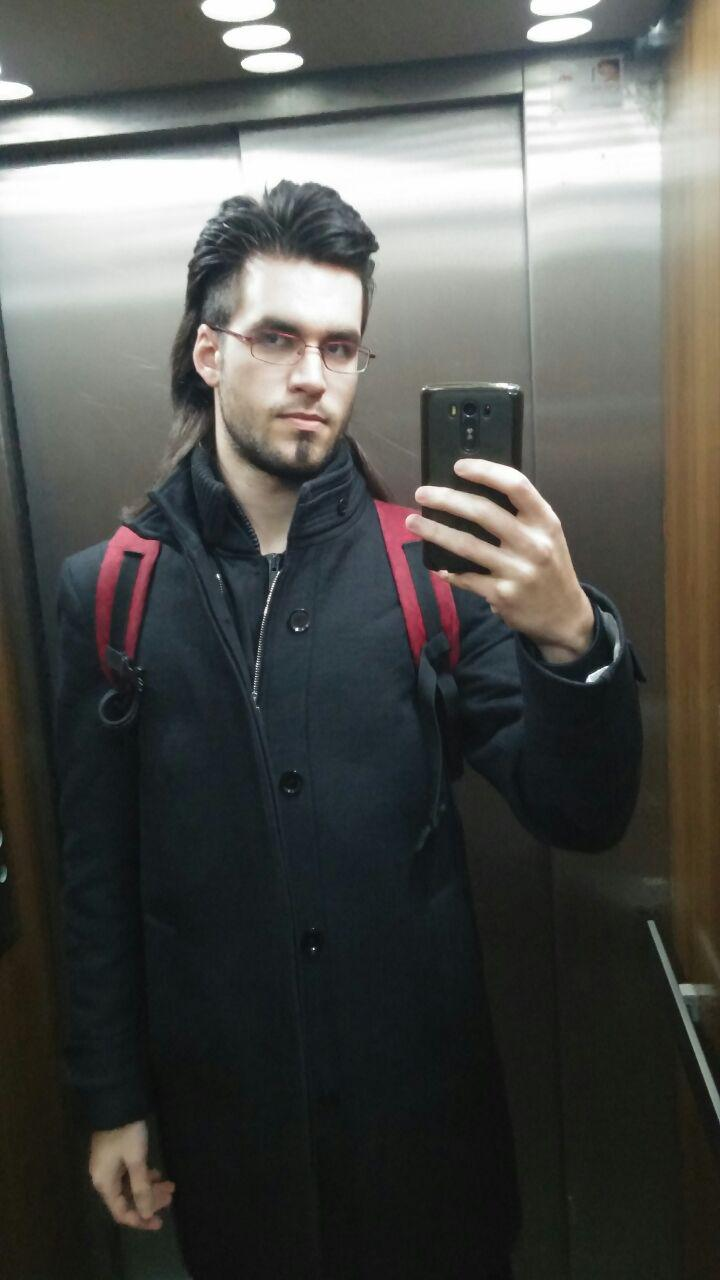
#> input picture src/dataset/1.jpg, 720 x 1280 px, given as the content of the folder ../dataset/1.jpg, which was not available
$ python -i trainer.py   (imports and definitions only)
#> lines starting #> are read from the running program, lines starting #| are printed output that depends on the picture; pictures that were not available may be replaced by others from this repository, and a replacement may not be noted

# encoding: utf-8

### http://www.python36.com/face-recognition-using-opencv-part-2/

import os, cv2
import numpy as np
from PIL import Image

delimiter = '\\'
#fromExecutable='..'+delimiter
fromExecutable = ""

recognizerPath = fromExecutable+'TrainMachine'+delimiter+'recognizer'
recognizerFile = 'trainedData.yml'
dictFile = 'dictionary_ID_labels.txt'

def train(path):

#> called with path = '../dataset/1.jpg'
    trained = False
    recognizer = cv2.face.LBPHFaceRecognizer_create()

    if not os.path.exists(recognizerPath):
        os.makedirs(recognizerPath)

    def getImagesWithID(path):
#> called with path = '../dataset/1.jpg'
        imagePaths = [os.path.join(path,f) for f in os.listdir(path)]
        faces = []
        ID_labels = {}
        id = 0
        for imagePath in imagePaths:
            faceImg = Image.open(imagePath).convert('L')
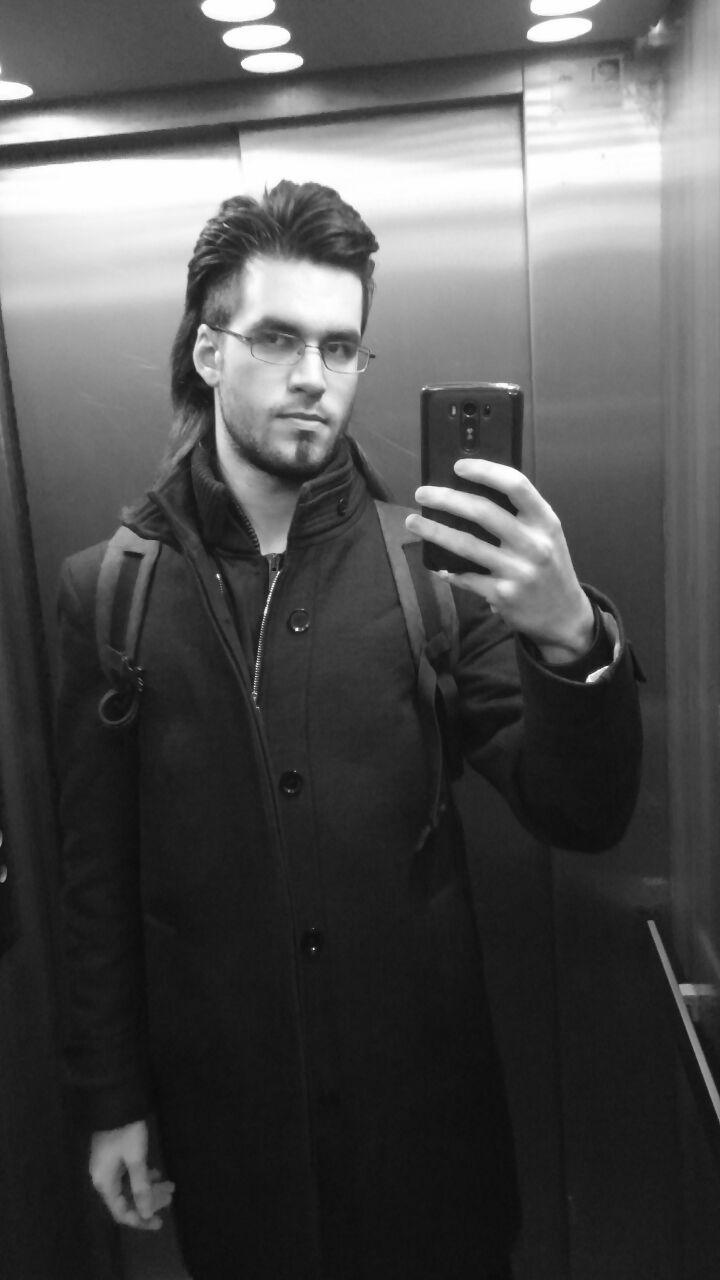
#> faceImg: PIL image 720x1280 L; min 1, max 255, mean 80.6
            faceNp = np.array(faceImg,'uint8')
            label = os.path.split(imagePath)[-1].split('.')[0]
            faces.append(faceNp)
            ID_labels[id] = label
            id+=1
        return ID_labels, faces

    ID_labels, faces = getImagesWithID(path)
#> ID_labels = {0: '1'}; faces = 1 item

    if len(ID_labels) >= 2:
        recognizer.train(faces, np.fromiter(ID_labels.keys(), dtype=int))
        recognizer.write(recognizerPath + delimiter + recognizerFile)

        with open(recognizerPath + delimiter + dictFile, 'w') as f:
            for k in ID_labels.keys():
                s = str(k) + " " + ID_labels.get(k) + "\n"
                f.write(s)

        trained = True
    else:
        print("Se necesitan al menos dos(2) muestras para poder entrenar la red.")

    return trained

>>> result = train('../dataset/1.jpg')

$ run again, on src/dataset/10.jpg
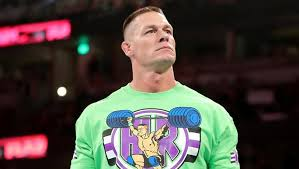
#> input picture src/dataset/10.jpg, 299 x 169 px, given as the content of the folder ../dataset/10.jpg, which was not available
#> in getImagesWithID, `faceImg = Image.open(imagePath).convert('L')`:
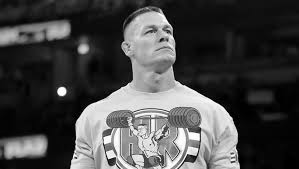
#> faceImg: PIL image 299x169 L; min 0, max 255, mean 71.2
#> ID_labels = {0: '10'}; faces = 1 item

$ run again, on src/dataset/11.jpg
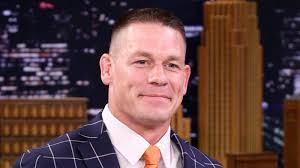
#> input picture src/dataset/11.jpg, 300 x 168 px, given as the content of the folder ../dataset/11.jpg, which was not available
#> in getImagesWithID, `faceImg = Image.open(imagePath).convert('L')`:
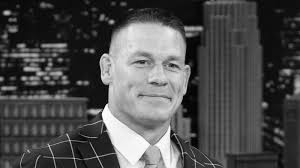
#> faceImg: PIL image 300x168 L; min 1, max 254, mean 77.5
#> ID_labels = {0: '11'}; faces = 1 item

$ run again, on src/dataset/12.jpg
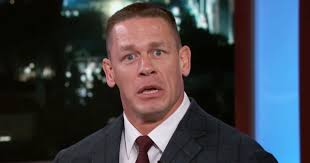
#> input picture src/dataset/12.jpg, 310 x 163 px, given as the content of the folder ../dataset/12.jpg, which was not available
#> in getImagesWithID, `faceImg = Image.open(imagePath).convert('L')`:
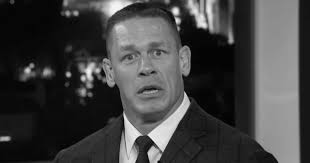
#> faceImg: PIL image 310x163 L; min 0, max 253, mean 66.3
#> ID_labels = {0: '12'}; faces = 1 item
